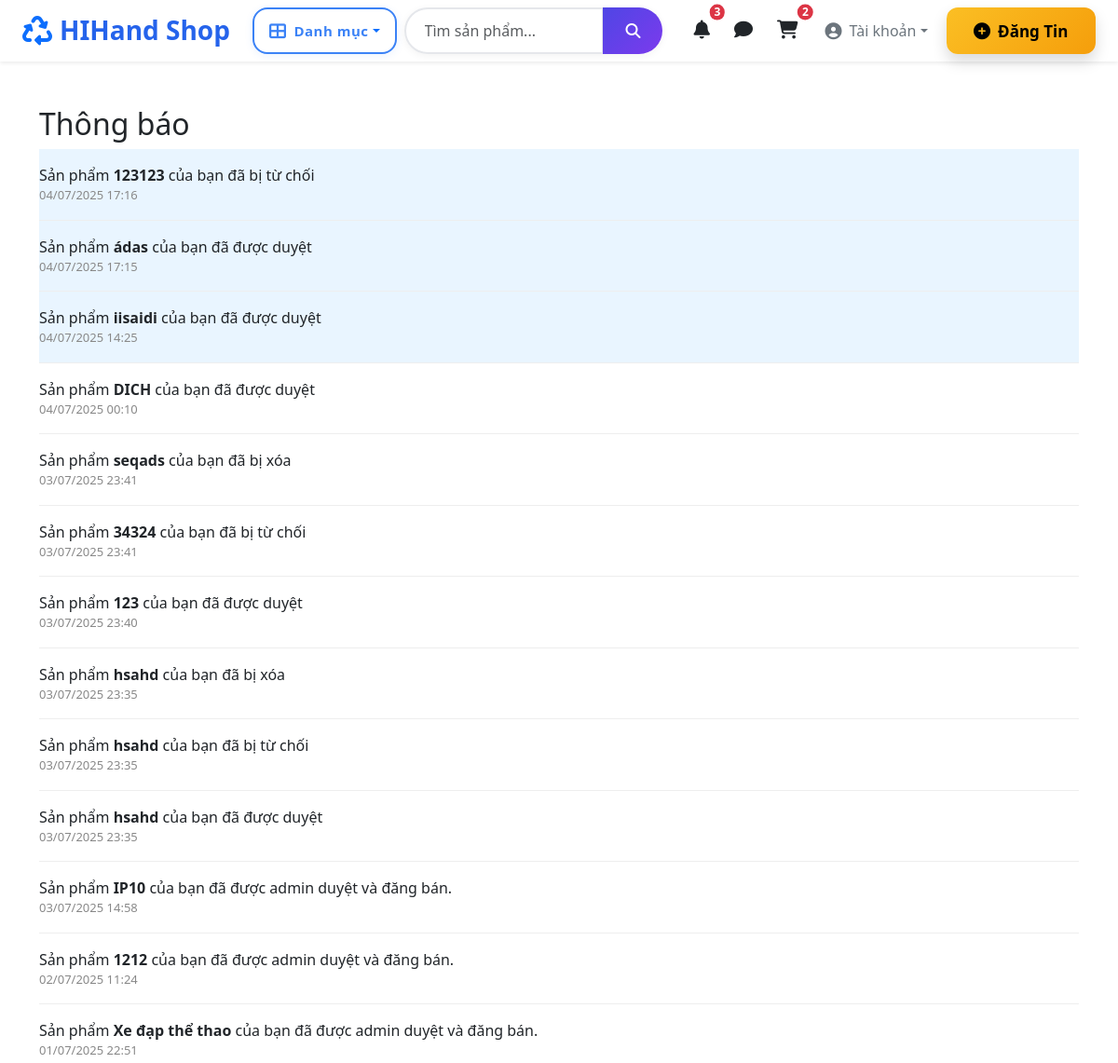
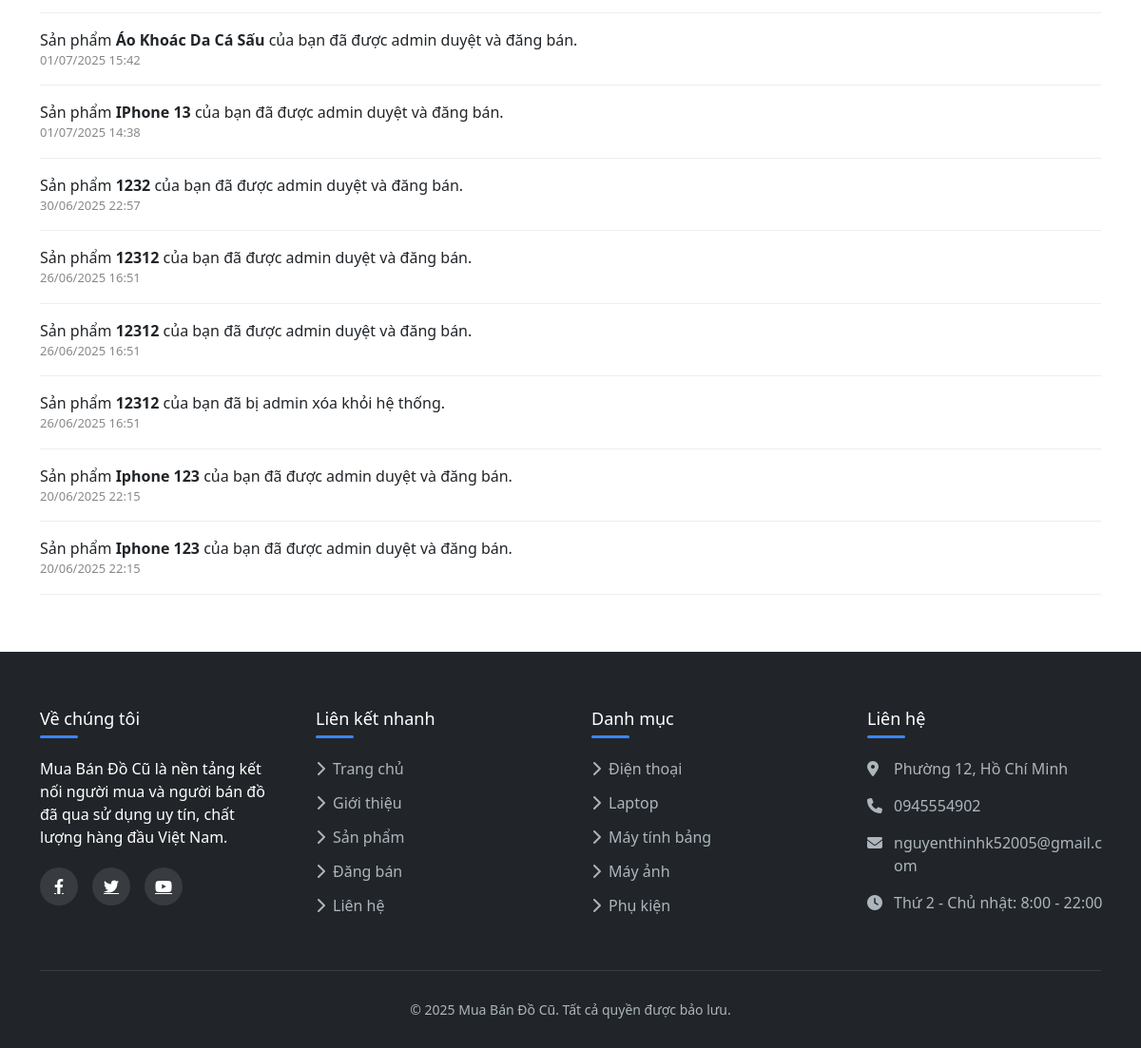
The app's page /app/View/extra/notifications.php (signed in) with its own data (2 pictures, top to bottom).
### tables this page shows
CREATE TABLE `notifications` (
  `id` int(11) NOT NULL,
  `user_id` int(11) NOT NULL,
  `message` varchar(255) NOT NULL,
  `is_read` tinyint(1) DEFAULT 0,
  `created_at` datetime DEFAULT current_timestamp()
);

### app/View/extra/notifications.php (the view, shortened to what this page needs)
<?php
include_once __DIR__ . '/../../Components/header/Header.php';
include_once __DIR__ . '/../../Components/footer/Footer.php';
$user_id = $_SESSION['user_id'];
$stmt = $pdo->prepare("SELECT * FROM notifications WHERE user_id = ? ORDER BY created_at DESC");
$stmt->execute([$user_id]);
$notifications = $stmt->fetchAll(PDO::FETCH_ASSOC);
?>
<!DOCTYPE html>
<html lang="vi">
<head>
    <link rel="stylesheet" href="../../../public/assets/css/footer.css">
    <link href="https://cdn.jsdelivr.net/npm/bootstrap@5.3.0/dist/css/bootstrap.min.css" rel="stylesheet">
     <link href="https://cdnjs.cloudflare.com/ajax/libs/font-awesome/6.4.0/css/all.min.css" rel="stylesheet">
</head>
<body>
    <div class="container mt-5">
        <h2>Thông báo</h2>
        <?php if (empty($notifications)): ?>
            <p>Không có thông báo nào.</p>
        <?php else: ?>
            <?php foreach ($notifications as $noti): ?>
                <div class="notification<?php echo !$noti['is_read'] ? ' unread' : ''; ?>">
                    <div><?php echo $noti['message']; ?></div>
                    <div class="time"><?php echo date('d/m/Y H:i', strtotime($noti['created_at'])); ?></div>
                </div>
            <?php endforeach; ?>
        <?php endif; ?>
    </div>
</body>
</html>

### public/assets/css/footer.css (style rules this page uses)
:root { --dark: #212529; --primary: #3a86ff; --transition: all 0.3s ease; --mobile: 576px; --tablet: 768px; --desktop: 992px; --large-desktop: 1200px; }

### app/View/extra/notifications.php (style rules this page uses)
.notification { border-bottom: 1px solid #eee; padding: 16px 0; }
.notification.unread { background: #e9f5ff; }
.notification .time { color: #888; font-size: 13px; }

### app/Components/header/Header.php (style rules this page uses)
:root { --primary-blue: #3b82f6; --primary-dark: #2563eb; --success-green: #10b981; --warning-orange: #f59e0b; --text-gray: #374151; --shadow-light: 0 2px 8px rgba(0, 0, 0, 0.1); --shadow-medium: 0 4px 12px rgba(0, 0, 0, 0.15); }

### records on screen
notifications: message "Sản phẩm 123123 của bạn đã bị từ chối", created_at "04/07/2025 17:16"
notifications: message "Sản phẩm ádas của bạn đã được duyệt", created_at "04/07/2025 17:15"
notifications: message "Sản phẩm iisaidi của bạn đã được duyệt", created_at "04/07/2025 14:25"
notifications: message "Sản phẩm DICH của bạn đã được duyệt", created_at "04/07/2025 00:10"
notifications: message "Sản phẩm seqads của bạn đã bị xóa", created_at "03/07/2025 23:41"
notifications: message "Sản phẩm 34324 của bạn đã bị từ chối", created_at "03/07/2025 23:41"
notifications: message "Sản phẩm 123 của bạn đã được duyệt", created_at "03/07/2025 23:40"
notifications: message "Sản phẩm hsahd của bạn đã bị xóa", created_at "03/07/2025 23:35"
notifications: message "Sản phẩm hsahd của bạn đã bị từ chối", created_at "03/07/2025 23:35"
notifications: message "Sản phẩm hsahd của bạn đã được duyệt", created_at "03/07/2025 23:35"
notifications: message "Sản phẩm IP10 của bạn đã được admin duyệt và đăng bán.", created_at "03/07/2025 14:58"
notifications: message "Sản phẩm 1212 của bạn đã được admin duyệt và đăng bán.", created_at "02/07/2025 11:24"
notifications: message "Sản phẩm Xe đạp thể thao của bạn đã được admin duyệt và đăng bán.", created_at "01/07/2025 22:51"
notifications: message "Sản phẩm Áo Khoác Da Cá Sấu của bạn đã được admin duyệt và đăng bán.", created_at "01/07/2025 15:42"
notifications: message "Sản phẩm IPhone 13 của bạn đã được admin duyệt và đăng bán.", created_at "01/07/2025 14:38"
notifications: message "Sản phẩm 1232 của bạn đã được admin duyệt và đăng bán.", created_at "30/06/2025 22:57"
notifications: message "Sản phẩm 12312 của bạn đã được admin duyệt và đăng bán.", created_at "26/06/2025 16:51"
notifications: message "Sản phẩm 12312 của bạn đã được admin duyệt và đăng bán.", created_at "26/06/2025 16:51"
notifications: message "Sản phẩm 12312 của bạn đã bị admin xóa khỏi hệ thống.", created_at "26/06/2025 16:51"
notifications: message "Sản phẩm Iphone 123 của bạn đã được admin duyệt và đăng bán.", created_at "20/06/2025 22:15"
notifications: message "Sản phẩm Iphone 123 của bạn đã được admin duyệt và đăng bán.", created_at "20/06/2025 22:15"

### other values on screen
min($unread_notifications, 99) "3"
min($cart_count, 9) "2"
